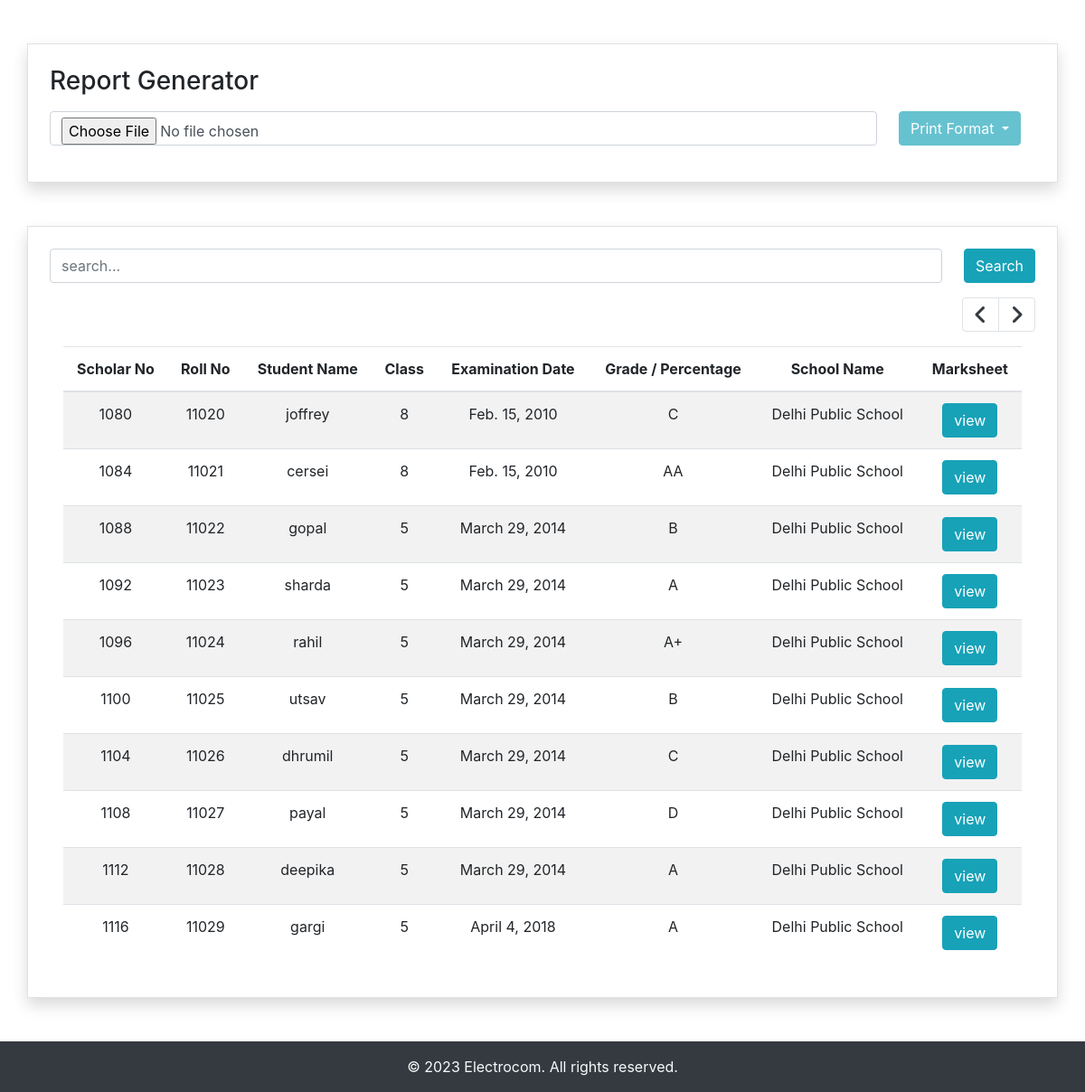
/?page=3, run on the app's committed database.
### app/models.py (models this page shows, shortened)
class Marksheet(models.Model):
    id = models.AutoField(primary_key=True, editable=False)
    student = models.ForeignKey(StudentDetail, on_delete=models.CASCADE)
    marks = models.ForeignKey(StudentMark, on_delete=models.CASCADE)
    marksheet_id = models.CharField(max_length=20, default="")
    total_grade = models.CharField(max_length=3, default="")
    examination_date = models.DateField()
    result = models.CharField(max_length=10, default="")
    shreni = models.CharField(max_length=10, default="")
    percentage = models.CharField(max_length=10, default="")
    report_card = models.FileField(upload_to='pdf_files/', max_length=255, default=None, null=True)

class StudentDetail(models.Model):
    id = models.AutoField(primary_key=True, editable=False)
    school = models.ForeignKey(SchoolDetail, on_delete=models.CASCADE)
    scholar_no = models.CharField(max_length=20)
    roll_no = models.CharField(max_length=100)
    student_name = models.CharField(max_length=100)
    father_name = models.CharField(max_length=100)
    mother_name = models.CharField(max_length=100)
    dob = models.DateField()
    student_class = models.CharField(max_length=10)
    swayam_pathi = models.CharField(max_length=10, default="")

class SchoolDetail(models.Model):
    id = models.AutoField(primary_key=True, editable=False)
    school_name = models.CharField(max_length=255)
    district = models.CharField(max_length=255)
    block = models.CharField(max_length=255)
    examination_center_code = models.CharField(max_length=15)
    school_dice_code = models.CharField(max_length=255)      # dice code

### app/views.py (the view, shortened to what this page needs)
# urls.py: path('', views.index, name="index"),
def index(request):
    all_marksheets = Marksheet.objects.all()
    paginator = Paginator(all_marksheets, 10)
    page_number = request.GET.get("page")
    data = paginator.get_page(page_number)
    params = {'details': data}
    return render(request, "index.html", params)

### templates/index.html (shortened to what this page needs)
{% extends 'base.html' %}
{% block content %}
    <div class="container mt-5 p-4 shadow border">
        <h3>Report Generator</h3>
        <form  method="post" enctype="multipart/form-data">
            <div class="d-flex align-items-center my-3">
                <input class="form-control w-100 mr-4" type="file" name="csv_file" id="csv_file" accept=".csv">
                <div class="dropdown mr-3">
                    <button id="dropdown-button" class="btn btn-info dropdown-toggle" type="button" data-toggle="dropdown"> Print Format </button>
                </div>
            </div>
        </form>
    </div>
    {% if details %}
    <div class="container my-5 p-4 shadow border">
        <div class="row">
            <div class="col-md-12">
                <form action="{% url 'app:search' %}" method="get">
                    <div class="d-flex">
                        <input class="input-sm form-control mr-4 " type="text" name="search" id="search" placeholder="search...">
                        <button class="btn btn-info" type="submit">Search</button>
                    </div>
                </form>
                <div class="d-flex justify-content-end mt-3">
                    <div>
                        <ul class="pagination">
                        {% if details.has_previous %}
                            <li class="page-item"> <a class="page-link text-dark" href="/?page={{details.previous_page_number}}" tabindex="-1"><i class="fa-solid fa-angle-left fa-xl"></i></a> </li>
                        {% endif %}
                        {% if details.has_next %}
                        <li class="page-item"> <a class="page-link text-dark" href="/?page={{ details.next_page_number }}"><i class="fa-solid fa-angle-right fa-xl"></i></a> </li>
                        {% endif %}
                        </ul>
                    </div>
                </div>
                <div class="container">
                    <table class="table table-striped">
                        {% if details %}
                            <thead class="text-center">
                                <tr>
                                    <th>Scholar No</th>
                                    <th>Roll No</th>
                                    <th>Student Name</th>
                                    <th>Class</th>
                                    <th>Examination Date</th>
                                    <th>Grade / Percentage</th>
                                    <th>School Name</th>
                                    <th>Marksheet</th>
                                </tr>
                            </thead>
                        {% endif %}
                        <tbody class="text-center">
                            {% for row in details %}
                                <tr>
                                    <td>{{ row.student.scholar_no }}</td>
                                    <td>{{ row.student.roll_no }}</td>
                                    <td>{{ row.student.student_name }}</td>
                                    <td>{{ row.student.student_class }}</td>
                                    <td>{{ row.examination_date }}</td>
                                    {% if row.total_grade %}
                                        <td>{{ row.total_grade }}</td>
                                    {% else %}
                                        <td>{{ row.percentage }}</td>
                                    {% endif %}
                                    <td>{{ row.student.school.school_name }}</td>
                                    <td><a class="btn btn-info" href="{{row.report_card.url}}" target="_blank">view</a></td>
                                </tr>
                            {% endfor %}
                        </tbody>
                    </table>
                </div>
            </div>
        </div>
    </div>
    {% endif %}
    <footer class="bg-dark text-light py-3" style="margin-top: auto;">
        <div class="container text-center">
          <p class="m-0">&copy; <span id="year"></span> Electrocom. All rights reserved.</p>
        </div>
      </footer>
{% endblock %}

### data on the page
Marksheet: student.scholar_no "1080", student.roll_no "11020", student.student_name "joffrey", student.student_class "8", examination_date "Feb. 15, 2010", total_grade "C", student.school.school_name "Delhi Public School"
Marksheet: student.scholar_no "1084", student.roll_no "11021", student.student_name "cersei", student.student_class "8", examination_date "Feb. 15, 2010", total_grade "AA", student.school.school_name "Delhi Public School"
Marksheet: student.scholar_no "1088", student.roll_no "11022", student.student_name "gopal", student.student_class "5", examination_date "March 29, 2014", total_grade "B", student.school.school_name "Delhi Public School"
Marksheet: student.scholar_no "1092", student.roll_no "11023", student.student_name "sharda", student.student_class "5", examination_date "March 29, 2014", total_grade "A", student.school.school_name "Delhi Public School"
Marksheet: student.scholar_no "1096", student.roll_no "11024", student.student_name "rahil", student.student_class "5", examination_date "March 29, 2014", total_grade "A+", student.school.school_name "Delhi Public School"
Marksheet: student.scholar_no "1100", student.roll_no "11025", student.student_name "utsav", student.student_class "5", examination_date "March 29, 2014", total_grade "B", student.school.school_name "Delhi Public School"
Marksheet: student.scholar_no "1104", student.roll_no "11026", student.student_name "dhrumil", student.student_class "5", examination_date "March 29, 2014", total_grade "C", student.school.school_name "Delhi Public School"
Marksheet: student.scholar_no "1108", student.roll_no "11027", student.student_name "payal", student.student_class "5", examination_date "March 29, 2014", total_grade "D", student.school.school_name "Delhi Public School"
Marksheet: student.scholar_no "1112", student.roll_no "11028", student.student_name "deepika", student.student_class "5", examination_date "March 29, 2014", total_grade "A", student.school.school_name "Delhi Public School"
Marksheet: student.scholar_no "1116", student.roll_no "11029", student.student_name "gargi", student.student_class "5", examination_date "April 4, 2018", total_grade "A", student.school.school_name "Delhi Public School"
